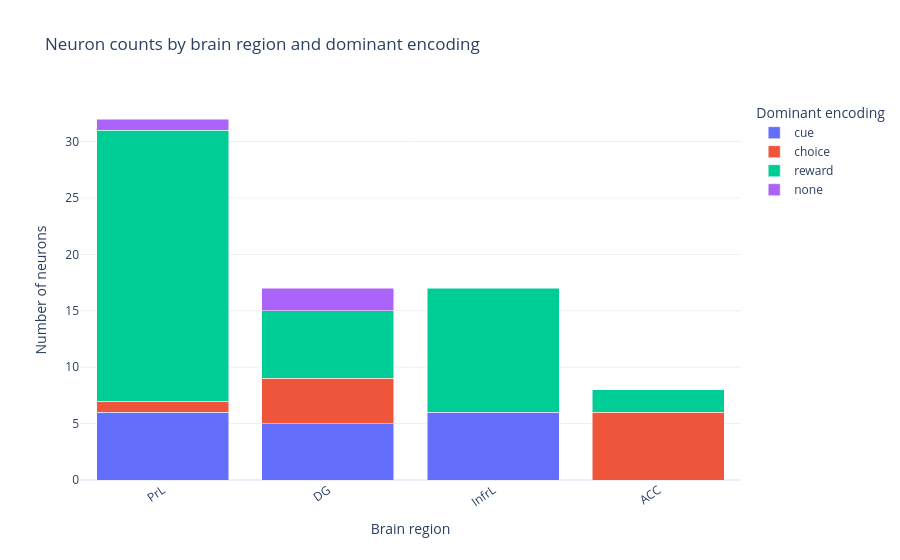
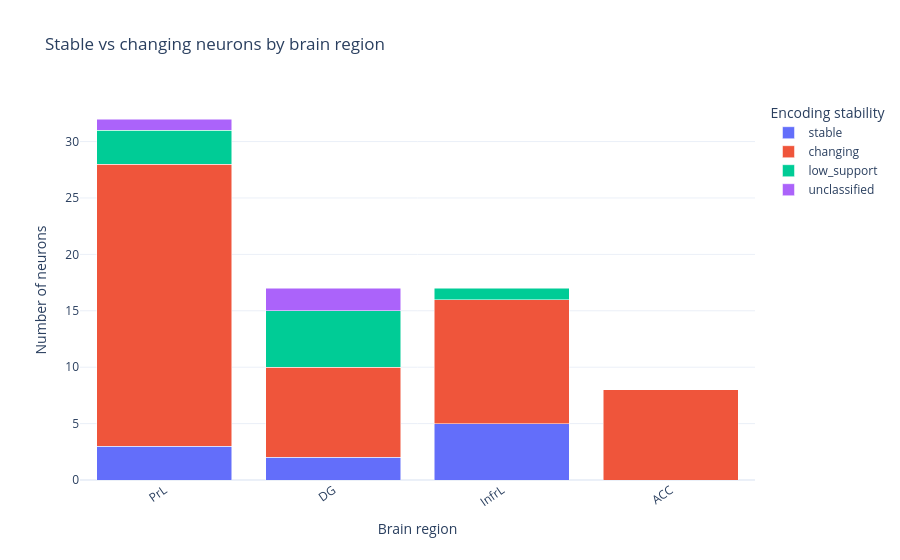
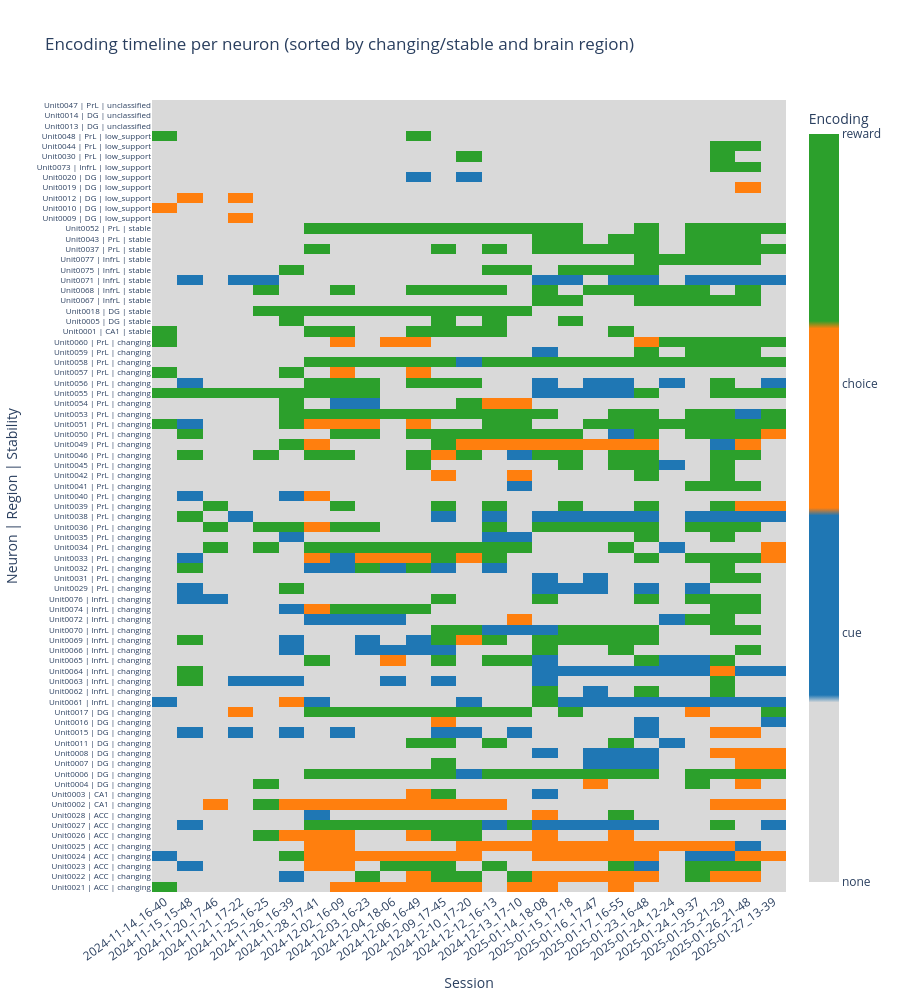

The cell these charts' notebook holds for them, in order:
### Code cell
# Region-level encoding and stability analysis
MIN_SIG_SESSIONS_STABLE = 3

dfc = classification_trackwise.copy()
meta_spike = meta_data["SpikeClusterMetadata"].copy()

# Build metadata join keys
mdf = meta_spike.reset_index().copy()

area_candidates = ["fine_brain_area", "brain_area", "region", "area"]
area_col = next((c for c in area_candidates if c in mdf.columns), None)

mdf["brain_region"] = (
    mdf[area_col]
    .astype(str)
    .str.strip()
    .replace({"": np.nan, "nan": np.nan, "None": np.nan})
    .fillna("Unknown")
)

def _normalize_unit_from_series(series: pd.Series) -> pd.Series:
    txt = series.astype(str).str.strip()

    # unit labels
    from_label = txt.str.extract(r"(?i)unit\s*0*(\d+)", expand=False)
    from_label_num = pd.to_numeric(from_label, errors="coerce")

    # Parse pure numeric ids
    from_num = pd.to_numeric(series, errors="coerce")

    unit_num = from_label_num.combine_first(from_num)
    out = unit_num.map(lambda v: f"Unit{int(v):04d}" if pd.notna(v) else np.nan)
    return out


unit_col = None
for candidate in ["unit", "unit_id", "unit_name", "cluster_id", "entry_id"]:
    if candidate in mdf.columns:
        temp = _normalize_unit_from_series(mdf[candidate])
        if temp.notna().any():
            unit_col = candidate
            mdf["unit"] = temp
            break

# entry_id is often 0-indexed; adjust only if everything parsed from entry_id looked like Unit0000...
if unit_col == "entry_id":
    mdf_entry = _normalize_unit_from_series(mdf["entry_id"] + 1)
    n_match_default = mdf["unit"].isin(dfc["unit"].unique()).sum()
    n_match_shifted = mdf_entry.isin(dfc["unit"].unique()).sum()
    if n_match_shifted > n_match_default:
        mdf["unit"] = mdf_entry

meta_map = mdf[["session_id", "unit", "brain_region"]].dropna(subset=["session_id", "unit"]).copy()
meta_map = (
    meta_map.groupby(["session_id", "unit"], as_index=False)["brain_region"]
    .agg(lambda x: x.mode().iat[0] if not x.mode().empty else x.iloc[0])
)

# Merge classification + region
cert_small = certainty_df[
    [
        "session_id",
        "unit",
        "preferred_feature",
        "is_significant_pref",
        "pref_p",
        "certainty_score",
    ]
].copy()

row_df = (
    dfc.merge(cert_small, on=["session_id", "unit"], how="left")
    .merge(meta_map, on=["session_id", "unit"], how="left")
)
row_df["brain_region"] = row_df["brain_region"].fillna("Unknown")

row_df["encoding_state"] = np.where(
    row_df["is_significant_pref"].fillna(False),
    row_df["preferred_feature"],
    "none",
)

# Session sort order
session_order = pd.DataFrame({"session_id": row_df["session_id"].drop_duplicates()})
session_order["session_dt"] = pd.to_datetime(
    session_order["session_id"], format="%Y-%m-%d_%H-%M", errors="coerce"
)
if session_order["session_dt"].notna().all():
    session_order = session_order.sort_values("session_dt")
else:
    session_order = session_order.sort_values("session_id")
session_order["session_order"] = np.arange(len(session_order))
row_df = row_df.merge(session_order[["session_id", "session_order"]], on="session_id", how="left")


def _dominant_encoding(g: pd.DataFrame) -> str:
    sig = g[g["encoding_state"] != "none"]
    if sig.empty:
        return "none"

    counts = sig["encoding_state"].value_counts()
    top = counts[counts == counts.max()].index.tolist()
    if len(top) == 1:
        return top[0]

    # Tie-break with higher mean certainty score.
    tie = (
        sig[sig["encoding_state"].isin(top)]
        .groupby("encoding_state", as_index=False)["certainty_score"]
        .mean()
        .sort_values("certainty_score", ascending=False)
    )
    return tie.iloc[0]["encoding_state"]


def _unit_summary(g: pd.DataFrame) -> pd.Series:
    sig = g[g["encoding_state"] != "none"]
    n_sig = int(len(sig))
    n_unique = int(sig["encoding_state"].nunique()) if n_sig > 0 else 0

    dom = _dominant_encoding(g)
    if n_sig == 0:
        stability = "unclassified"
    elif n_unique == 1 and n_sig >= MIN_SIG_SESSIONS_STABLE:
        stability = "stable"
    elif n_unique == 1 and n_sig < MIN_SIG_SESSIONS_STABLE:
        stability = "low_support"
    else:
        stability = "changing"

    region_mode = g["brain_region"].mode()
    region = region_mode.iat[0] if not region_mode.empty else g["brain_region"].iloc[0]

    return pd.Series(
        {
            "brain_region": region,
            "dominant_encoding": dom,
            "stability_class": stability,
            "n_sessions": int(g["session_id"].nunique()),
            "n_sig_sessions": n_sig,
            "n_unique_sig_encodings": n_unique,
        }
    )


unit_profile = row_df.groupby("unit", as_index=False).apply(_unit_summary).reset_index(drop=True)

print(
    f"Units total: {len(unit_profile)} | "
    f"stable: {(unit_profile['stability_class'] == 'stable').sum()} | "
    f"changing: {(unit_profile['stability_class'] == 'changing').sum()} | "
    f"unclassified: {(unit_profile['stability_class'] == 'unclassified').sum()}"
)

# plot region x encoding (unit-level dominant encoding)

encoding_label_map = {"reward_approach": "choice"}
enc_order = ["cue", "choice", "reward", "none"]
unit_profile_no_ca1 = unit_profile[unit_profile["brain_region"] != "CA1"].copy()
region_order = (
    unit_profile_no_ca1["brain_region"].value_counts().sort_values(ascending=False).index.tolist()
)

region_encoding_counts = (
    unit_profile_no_ca1.groupby(["brain_region", "dominant_encoding"], as_index=False)
    .size()
    .rename(columns={"size": "n_units"})
)
region_encoding_counts["dominant_encoding_display"] = region_encoding_counts["dominant_encoding"].replace(encoding_label_map)

fig_region_encoding = px.bar(
    region_encoding_counts,
    x="brain_region",
    y="n_units",
    color="dominant_encoding_display",
    barmode="stack",
    category_orders={"dominant_encoding_display": enc_order, "brain_region": region_order},
    title="Neuron counts by brain region and dominant encoding",
    labels={
        "brain_region": "Brain region",
        "n_units": "Number of neurons",
        "dominant_encoding_display": "Dominant encoding",
    },
)
fig_region_encoding.update_layout(template="plotly_white", xaxis_tickangle=-35)
fig_region_encoding.show()

# Plot region x stability (stable/changing)
stab_order = ["stable", "changing", "low_support", "unclassified"]
region_stability_counts = (
    unit_profile_no_ca1.groupby(["brain_region", "stability_class"], as_index=False)
    .size()
    .rename(columns={"size": "n_units"})
)

fig_region_stability = px.bar(
    region_stability_counts,
    x="brain_region",
    y="n_units",
    color="stability_class",
    barmode="stack",
    category_orders={"stability_class": stab_order, "brain_region": region_order},
    title="Stable vs changing neurons by brain region",
    labels={
        "brain_region": "Brain region",
        "n_units": "Number of neurons",
        "stability_class": "Encoding stability",
    },
)
fig_region_stability.update_layout(template="plotly_white", xaxis_tickangle=-35)
fig_region_stability.show()

# Plot per-neuron encoding timeline across sessions
timeline = row_df[["unit", "session_id", "session_order", "encoding_state", "brain_region"]].drop_duplicates(
    subset=["unit", "session_id"]
)
ordered_sessions = (
    session_order.sort_values("session_order")["session_id"].tolist()
)

stab_rank = {"changing": 0, "stable": 1, "low_support": 2, "unclassified": 3}
unit_profile_plot = unit_profile.copy()
unit_profile_plot["_stab_rank"] = unit_profile_plot["stability_class"].map(stab_rank).fillna(99)
unit_profile_plot = unit_profile_plot.sort_values(["_stab_rank", "brain_region", "unit"])
unit_order = unit_profile_plot["unit"].tolist()

state_matrix = timeline.pivot(index="unit", columns="session_id", values="encoding_state")
state_matrix = state_matrix.reindex(index=unit_order, columns=ordered_sessions)

state_to_int = {"none": 0, "cue": 1, "reward_approach": 2, "reward": 3}
z = state_matrix.replace(state_to_int).fillna(0).to_numpy()
state_matrix_display = state_matrix.replace(encoding_label_map)

label_map = unit_profile_plot.set_index("unit").apply(
    lambda r: f"{r.name} | {r['brain_region']} | {r['stability_class']}", axis=1
)
y_labels = [label_map.get(u, u) for u in state_matrix.index]

colorscale = [
    [0.00, "#d9d9d9"], [0.24, "#d9d9d9"],
    [0.25, "#1f77b4"], [0.49, "#1f77b4"],
    [0.50, "#ff7f0e"], [0.74, "#ff7f0e"],
    [0.75, "#2ca02c"], [1.00, "#2ca02c"],
]

fig_timeline = go.Figure(
    data=go.Heatmap(
        z=z,
        x=state_matrix.columns,
        y=y_labels,
        customdata=state_matrix_display.to_numpy(),
        colorscale=colorscale,
        zmin=0,
        zmax=3,
        colorbar=dict(
            title="Encoding",
            tickvals=[0, 1, 2, 3],
            ticktext=["none", "cue", "choice", "reward"],
        ),
        hovertemplate="unit=%{y}<br>session=%{x}<br>encoding=%{customdata}<extra></extra>",
    )
)

fig_timeline.update_yaxes(tickfont=dict(size=8))
fig_timeline.update_layout(
    template="plotly_white",
    title="Encoding timeline per neuron (sorted by changing/stable and brain region)",
    xaxis_title="Session",
    yaxis_title="Neuron | Region | Stability",
    height=max(500, 13 * len(y_labels)),
)
fig_timeline.update_xaxes(tickangle=-35)
fig_timeline.show()

# Optional quick tables for direct lookup
stable_units = unit_profile[unit_profile["stability_class"] == "stable"].sort_values(["brain_region", "unit"])
changing_units = unit_profile[unit_profile["stability_class"] == "changing"].sort_values(["brain_region", "unit"])

display(stable_units.head(20))
display(changing_units.head(20))

### Figure 1 — Plotly figure (JSON) as saved in the notebook; plotly's stock layout.template omitted (floating-point values rounded to 4 significant figures)
{"data": [{"hovertemplate": "Dominant encoding=cue<br>Brain region=%{x}<br>Number of neurons=%{y}<extra></extra>", "legendgroup": "cue", "marker": {"color": "#636efa", "pattern": {"shape": ""}}, "name": "cue", "orientation": "v", "showlegend": true, "textposition": "auto", "type": "bar", "x": ["DG", "InfrL", "PrL"], "xaxis": "x", "y": [5, 6, 6], "yaxis": "y"}, {"hovertemplate": "Dominant encoding=choice<br>Brain region=%{x}<br>Number of neurons=%{y}<extra></extra>", "legendgroup": "choice", "marker": {"color": "#EF553B", "pattern": {"shape": ""}}, "name": "choice", "orientation": "v", "showlegend": true, "textposition": "auto", "type": "bar", "x": ["ACC", "DG", "PrL"], "xaxis": "x", "y": [6, 4, 1], "yaxis": "y"}, {"hovertemplate": "Dominant encoding=reward<br>Brain region=%{x}<br>Number of neurons=%{y}<extra></extra>", "legendgroup": "reward", "marker": {"color": "#00cc96", "pattern": {"shape": ""}}, "name": "reward", "orientation": "v", "showlegend": true, "textposition": "auto", "type": "bar", "x": ["ACC", "DG", "InfrL", "PrL"], "xaxis": "x", "y": [2, 6, 11, 24], "yaxis": "y"}, {"hovertemplate": "Dominant encoding=none<br>Brain region=%{x}<br>Number of neurons=%{y}<extra></extra>", "legendgroup": "none", "marker": {"color": "#ab63fa", "pattern": {"shape": ""}}, "name": "none", "orientation": "v", "showlegend": true, "textposition": "auto", "type": "bar", "x": ["DG", "PrL"], "xaxis": "x", "y": [2, 1], "yaxis": "y"}], "layout": {"barmode": "stack", "legend": {"title": {"text": "Dominant encoding"}, "tracegroupgap": 0}, "title": {"text": "Neuron counts by brain region and dominant encoding"}, "xaxis": {"anchor": "y", "categoryarray": ["PrL", "DG", "InfrL", "ACC"], "categoryorder": "array", "domain": [0, 1], "tickangle": -35, "title": {"text": "Brain region"}}, "yaxis": {"anchor": "x", "domain": [0, 1], "title": {"text": "Number of neurons"}}}}

### Figure 2 — Plotly figure (JSON) as saved in the notebook; plotly's stock layout.template omitted (floating-point values rounded to 4 significant figures)
{"data": [{"hovertemplate": "Encoding stability=stable<br>Brain region=%{x}<br>Number of neurons=%{y}<extra></extra>", "legendgroup": "stable", "marker": {"color": "#636efa", "pattern": {"shape": ""}}, "name": "stable", "orientation": "v", "showlegend": true, "textposition": "auto", "type": "bar", "x": ["DG", "InfrL", "PrL"], "xaxis": "x", "y": [2, 5, 3], "yaxis": "y"}, {"hovertemplate": "Encoding stability=changing<br>Brain region=%{x}<br>Number of neurons=%{y}<extra></extra>", "legendgroup": "changing", "marker": {"color": "#EF553B", "pattern": {"shape": ""}}, "name": "changing", "orientation": "v", "showlegend": true, "textposition": "auto", "type": "bar", "x": ["ACC", "DG", "InfrL", "PrL"], "xaxis": "x", "y": [8, 8, 11, 25], "yaxis": "y"}, {"hovertemplate": "Encoding stability=low_support<br>Brain region=%{x}<br>Number of neurons=%{y}<extra></extra>", "legendgroup": "low_support", "marker": {"color": "#00cc96", "pattern": {"shape": ""}}, "name": "low_support", "orientation": "v", "showlegend": true, "textposition": "auto", "type": "bar", "x": ["DG", "InfrL", "PrL"], "xaxis": "x", "y": [5, 1, 3], "yaxis": "y"}, {"hovertemplate": "Encoding stability=unclassified<br>Brain region=%{x}<br>Number of neurons=%{y}<extra></extra>", "legendgroup": "unclassified", "marker": {"color": "#ab63fa", "pattern": {"shape": ""}}, "name": "unclassified", "orientation": "v", "showlegend": true, "textposition": "auto", "type": "bar", "x": ["DG", "PrL"], "xaxis": "x", "y": [2, 1], "yaxis": "y"}], "layout": {"barmode": "stack", "legend": {"title": {"text": "Encoding stability"}, "tracegroupgap": 0}, "title": {"text": "Stable vs changing neurons by brain region"}, "xaxis": {"anchor": "y", "categoryarray": ["PrL", "DG", "InfrL", "ACC"], "categoryorder": "array", "domain": [0, 1], "tickangle": -35, "title": {"text": "Brain region"}}, "yaxis": {"anchor": "x", "domain": [0, 1], "title": {"text": "Number of neurons"}}}}

### Figure 3 — Plotly figure (JSON) as saved in the notebook; plotly's stock layout.template omitted (floating-point values rounded to 4 significant figures; data arrays with more than 128 entries replaced by an {"elided": "..."} marker saying what was removed)
{"data": [{"colorbar": {"ticktext": ["none", "cue", "choice", "reward"], "tickvals": [0, 1, 2, 3], "title": {"text": "Encoding"}}, "colorscale": [[0, "#d9d9d9"], [0.24, "#d9d9d9"], [0.25, "#1f77b4"], [0.49, "#1f77b4"], [0.5, "#ff7f0e"], [0.74, "#ff7f0e"], [0.75, "#2ca02c"], [1, "#2ca02c"]], "customdata": {"elided": "77x25 str values"}, "hovertemplate": "unit=%{y}<br>session=%{x}<br>encoding=%{customdata}<extra></extra>", "type": "heatmap", "x": ["2024-11-14_16-40", "2024-11-15_15-48", "2024-11-20_17-46", "2024-11-21_17-22", "2024-11-25_16-25", "2024-11-26_16-39", "2024-11-28_17-41", "2024-12-02_16-09", "2024-12-03_16-23", "2024-12-04_18-06", "2024-12-06_16-49", "2024-12-09_17-45", "2024-12-10_17-20", "2024-12-12_16-13", "2024-12-13_17-10", "2025-01-14_18-08", "2025-01-15_17-18", "2025-01-16_17-47", "2025-01-17_16-55", "2025-01-23_16-48", "2025-01-24_12-24", "2025-01-24_19-37", "2025-01-25_21-29", "2025-01-26_21-48", "2025-01-27_13-39"], "y": ["Unit0021 | ACC | changing", "Unit0022 | ACC | changing", "Unit0023 | ACC | changing", "Unit0024 | ACC | changing", "Unit0025 | ACC | changing", "Unit0026 | ACC | changing", "Unit0027 | ACC | changing", "Unit0028 | ACC | changing", "Unit0002 | CA1 | changing", "Unit0003 | CA1 | changing", "Unit0004 | DG | changing", "Unit0006 | DG | changing", "Unit0007 | DG | changing", "Unit0008 | DG | changing", "Unit0011 | DG | changing", "Unit0015 | DG | changing", "Unit0016 | DG | changing", "Unit0017 | DG | changing", "Unit0061 | InfrL | changing", "Unit0062 | InfrL | changing", "Unit0063 | InfrL | changing", "Unit0064 | InfrL | changing", "Unit0065 | InfrL | changing", "Unit0066 | InfrL | changing", "Unit0069 | InfrL | changing", "Unit0070 | InfrL | changing", "Unit0072 | InfrL | changing", "Unit0074 | InfrL | changing", "Unit0076 | InfrL | changing", "Unit0029 | PrL | changing", "Unit0031 | PrL | changing", "Unit0032 | PrL | changing", "Unit0033 | PrL | changing", "Unit0034 | PrL | changing", "Unit0035 | PrL | changing", "Unit0036 | PrL | changing", "Unit0038 | PrL | changing", "Unit0039 | PrL | changing", "Unit0040 | PrL | changing", "Unit0041 | PrL | changing", "Unit0042 | PrL | changing", "Unit0045 | PrL | changing", "Unit0046 | PrL | changing", "Unit0049 | PrL | changing", "Unit0050 | PrL | changing", "Unit0051 | PrL | changing", "Unit0053 | PrL | changing", "Unit0054 | PrL | changing", "Unit0055 | PrL | changing", "Unit0056 | PrL | changing", "Unit0057 | PrL | changing", "Unit0058 | PrL | changing", "Unit0059 | PrL | changing", "Unit0060 | PrL | changing", "Unit0001 | CA1 | stable", "Unit0005 | DG | stable", "Unit0018 | DG | stable", "Unit0067 | InfrL | stable", "Unit0068 | InfrL | stable", "Unit0071 | InfrL | stable", "Unit0075 | InfrL | stable", "Unit0077 | InfrL | stable", "Unit0037 | PrL | stable", "Unit0043 | PrL | stable", "Unit0052 | PrL | stable", "Unit0009 | DG | low_support", "Unit0010 | DG | low_support", "Unit0012 | DG | low_support", "Unit0019 | DG | low_support", "Unit0020 | DG | low_support", "Unit0073 | InfrL | low_support", "Unit0030 | PrL | low_support", "Unit0044 | PrL | low_support", "Unit0048 | PrL | low_support", "Unit0013 | DG | unclassified", "Unit0014 | DG | unclassified", "Unit0047 | PrL | unclassified"], "z": {"elided": "77x25 int values"}, "zmax": 3, "zmin": 0}], "layout": {"height": 1001, "title": {"text": "Encoding timeline per neuron (sorted by changing/stable and brain region)"}, "xaxis": {"tickangle": -35, "title": {"text": "Session"}}, "yaxis": {"tickfont": {"size": 8}, "title": {"text": "Neuron | Region | Stability"}}}}
